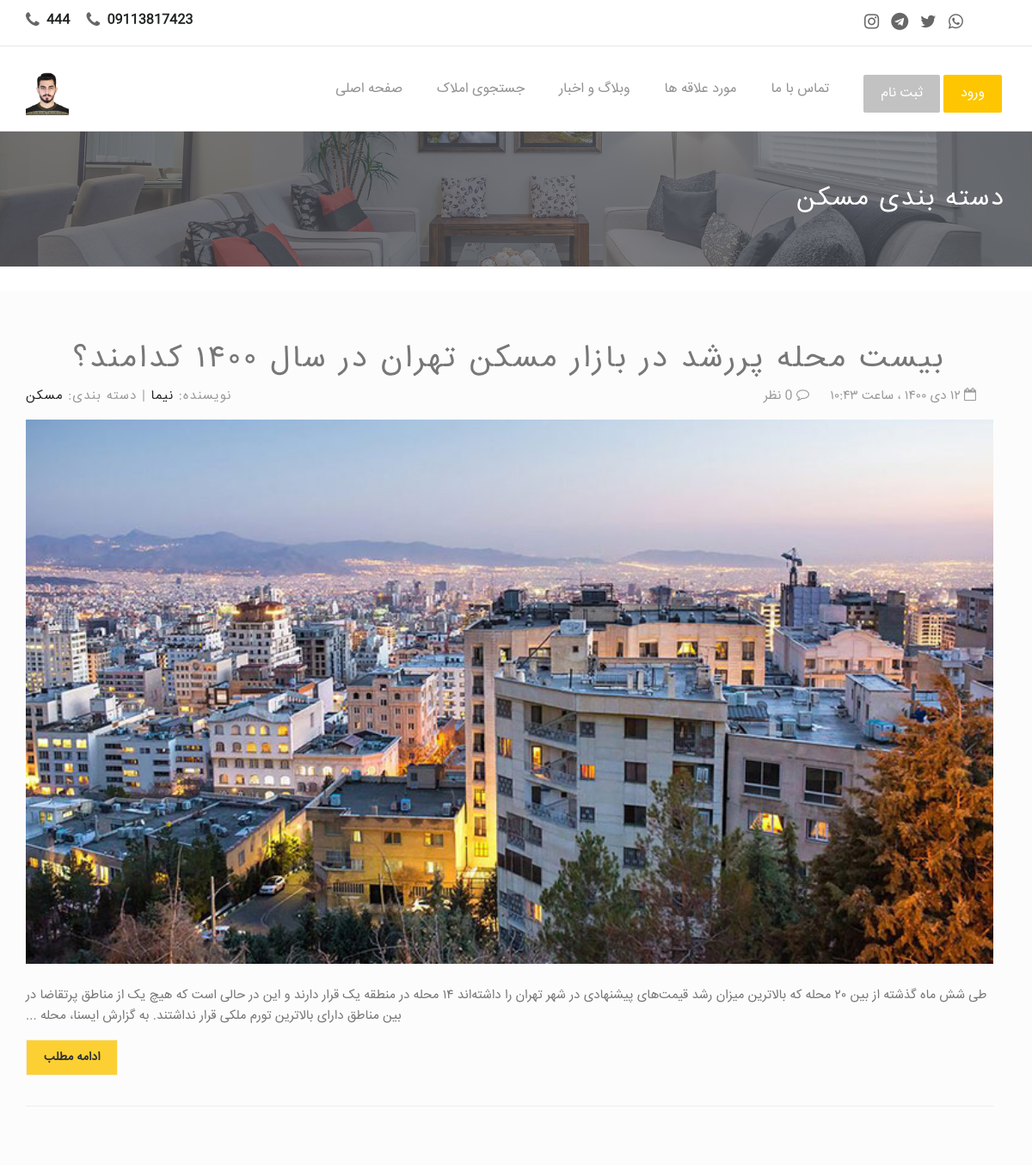
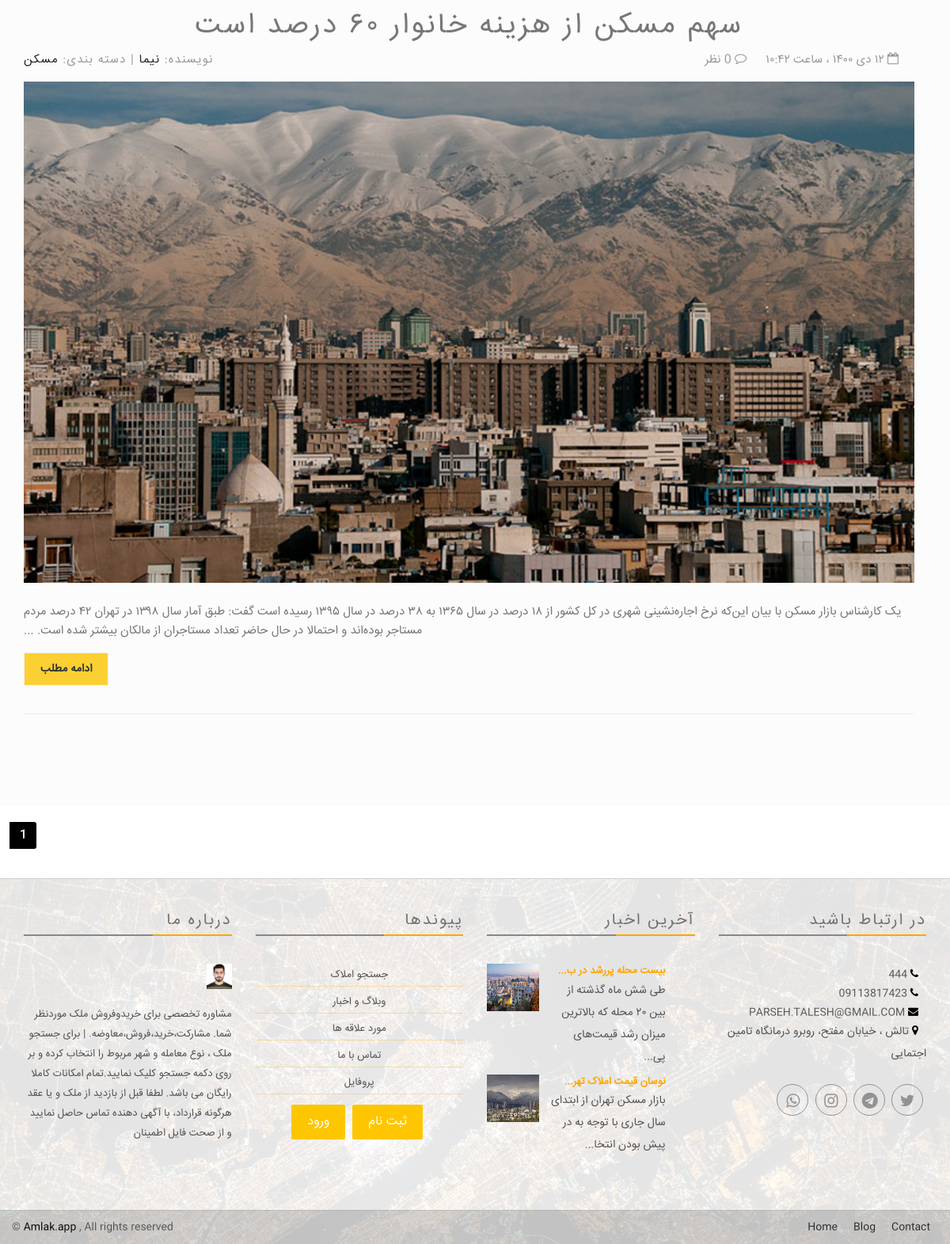
The app's page /blog/category/maskan/ with its own data (2 pictures, top to bottom).
### app/models.py (models this page shows, shortened)
class Settings(models.Model):
  title = models.CharField(max_length=100, verbose_name = "عنوان")
  title_below = models.CharField(max_length=300 , null=True, blank=True , verbose_name = "متن زیر عنوان")
  introduction_text = models.TextField(max_length=2000 , null=True, blank=True , verbose_name = "متن معرفی" )
  contact_page_text = models.TextField(max_length=2000 , null=True, blank=True , verbose_name = "متن صفحه تماس با ما")
  experts_number = models.IntegerField(default='1', verbose_name = "تعداد کارشناسان")
  email = models.EmailField(max_length=200 , null=True , blank=True , verbose_name = "ایمیل")
  address = models.CharField(max_length=300 , null=True , blank=True , verbose_name = "آدرس")
  phone1 = models.CharField(max_length=20 , null=True , blank=True , verbose_name = "تلفن ۱")
  phone2 = models.CharField(max_length=20 , null=True , blank=True , verbose_name = "تلفن ۲")
  whatsapp_number = models.CharField(max_length=20 , null=True , blank=True , verbose_name = "شماره واتساپ")
  instagram = models.URLField(max_length=500, null=True, blank=True, verbose_name = "لینک اینستاگرام")
  telegram = models.URLField(max_length=500, null=True, blank=True, verbose_name = "لینک تلگرام")
  twitter = models.URLField(max_length=500, null=True, blank=True, verbose_name = "لینک توییتر")
  whatsapp = models.URLField(max_length=500, null=True, blank=True, verbose_name = "لینک واتس اپ")
  lat_long = models.CharField(max_length=50 , null=True , blank=True , verbose_name = "lat & long")
  logo = models.ImageField(default='logo.png', upload_to='logo', null=True, blank=True, verbose_name = "لوگو")
  header_image = models.ImageField(default='header.png', upload_to='header', null=True, blank=True, verbose_name = "تصویر سربرگ (header)")
  class Meta:
      verbose_name = "تنظیمات"
      verbose_name_plural = "تنظیمات"

### blogApp/models.py (models this page shows, shortened)
class Categories(models.Model):
    categoryname = models.CharField(max_length=255)
    slug = models.CharField(max_length=255, verbose_name="نشانی پیوند (link)")
    def __str__(self):
        return self.categoryname
    class Meta:
      verbose_name = "دسته بندی"
      verbose_name_plural = "دسته بندی ها"

class Post(models.Model):
    title = models.CharField(max_length=255, verbose_name="عنوان")
    slug = models.SlugField(max_length=255, null=True, blank=True, verbose_name="نشانی پیوند (link)")
    author = models.ForeignKey(User, on_delete=models.CASCADE, verbose_name="نویسنده")
    img = models.ImageField(upload_to='blog', null=True, verbose_name="تصویر")
    body = RichTextField(blank=False, null=True, verbose_name="متن")
    comments = models.ManyToManyField(PostComment, blank=True, verbose_name="نظرات")
    post_date = models.DateTimeField(auto_now_add=True)
    category = models.ForeignKey(Categories, null=True, on_delete=models.PROTECT, related_name='category_set', verbose_name="دسته بندی")
    def j_post_date(self):
        return jalali_converter(self.post_date)
    class Meta:
      verbose_name = "پست"
      verbose_name_plural = "پست ها"

### blogApp/views.py (the view)
# urls.py: path('category/<slug>/', views.CategoryView, name="category"),
def CategoryView(request, slug):
    category = get_object_or_404(models.Categories, slug=slug)
    if Categories.objects.filter(slug=slug).exists():
        category_posts = Post.objects.filter(category=category).order_by('-post_date')
        cat_list = Categories.objects.all()
        latestpost_list = Post.objects.all().order_by('-post_date')[:3]
        paginator = Paginator(category_posts, 2)
        page = request.GET.get('page')
        category_posts = paginator.get_page(page)
        return render(request, 'category_list.html', {'cats':category, 'category_posts':category_posts, 'cat_list': cat_list, 'latestpost_list':latestpost_list})
    else:
        raise Http404

### templates/category_list.html (shortened to what this page needs)
{% extends 'base.html' %}
{% block content %}
<div style="background:#494C53 url({{ settings.header_image.url }}) no-repeat scroll center top / cover; color:#FFF; position: relative; min-height: 140px; ">
    <div class="container">
        <div class="row" dir="rtl" align="right">
            <div class="page-head-content">
                <h1 class="page-title"> دسته بندی {{cats}}  </h1>
            </div>
        </div>
    </div>
</div>
<br>
<div class="content-area blog-page padding-top-40" style="background-color: #FCFCFC; padding-bottom: 55px;">
    <div class="container">
        <div class="row">
            <div class="blog-lst col-md-12 pl0">
               {% for post in category_posts %}
                <section class="post">
                    <div class="text-center padding-b-50">
                        <h2 class="wow fadeInLeft animated" dir="rtl"> {{post.title}} </h2>
                    </div>
                    <div class="row">
                        <div class="col-sm-6">
                            <p class="author-category">
                                نویسنده:  <a href="#"> {{post.author.first_name}} </a> |
                                دسته بندی:  <a href="#"> {{post.category}} </a>
                            </p>
                        </div>
                        <div class="col-sm-6 right">
                            <p class="date-comments" dir="rtl">
                                <a href="#"><i class="fa fa-calendar-o"></i> {{post.j_post_date }} </a>
                                <a href="#"><i class="fa fa-comment-o"></i> {{ post.comments.all.count }} نظر</a>
                            </p>
                        </div>
                    </div>
                    <div class="image wow fadeInLeft animated">
                        <a href="single.html">
                            <img src="{{post.img.url}}" class="img-responsive" alt="Example blog post alt">
                        </a>
                    </div>
                    <div dir="rtl" align="right">
                      <p class="intro"> {{post.body | slice:':250' | safe}}... </p>
                    </div>
                    <p dir="rtl" align="left">
                        <a href="{% url 'blog-detail' post.slug %}" class="btn btn-default btn-border"> ادامه مطلب </a>
                    </p>
                    <hr>
                </section>
               {% endfor %}
            </div>
        </div>
    </div>
</div>
<nav aria-label="...">
  <ul class="pagination">
    {% for num in category_posts.paginator.page_range %}
      {% if num == category_posts.number %}
        <li class="page-item active"><a class="page-link" style="color:#ffffff; background-color: black; border-color: black;" href="?page={{num}}">{{num}}</a></li>
      {% elif num > category_posts.number|add:'-2' and num < category_posts.number|add:'2' %}
        <li class="page-item"><a class="page-link" style="color:black" href="?page={{num}}">{{num}}</a></li>
      {% endif %}
    {% endfor %}
  </ul>
</nav>
{% endblock %}

### templates/base.html (shortened to what this page needs)
{% load static %}
{% load bootstrap %}
<!DOCTYPE html>
<html class="no-js">
<head>
  <link rel="stylesheet" href="{% static 'assets/css/normalize.css' %}">
  <link rel="stylesheet" href="{% static 'assets/css/font-awesome.min.css' %}">
  <link rel="stylesheet" href="{% static 'assets/css/fontello.css">
  <link href="{% static 'assets/fonts/icon-7-stroke/css/pe-icon-7-stroke.css' %}" rel="stylesheet">
  <link href="{% static 'assets/fonts/icon-7-stroke/css/helper.css' %}" rel="stylesheet">
  <link href="{% static 'assets/css/animate.css' %}" rel="stylesheet" media="screen">
  <link rel="stylesheet" href="{% static 'assets/css/bootstrap-select.min.css' %}">
  <link rel="stylesheet" href="{% static 'bootstrap/css/bootstrap.min.css' %}">
  <link rel="stylesheet" href="{% static 'assets/css/icheck.min_all.css' %}">
  <link rel="stylesheet" href="{% static 'assets/css/price-range.css' %}">
  <link rel="stylesheet" href="{% static 'assets/css/owl.carousel.css' %}">
  <link rel="stylesheet" href="{% static 'assets/css/owl.theme.css' %}">
  <link rel="stylesheet" href="{% static 'assets/css/owl.transitions.css' %}">
  <link rel="stylesheet" href="{% static 'assets/css/style.css' %}">
  <link rel="stylesheet" href="{% static 'assets/css/responsive.css' %}">
  <link rel="stylesheet" href="https://cdnjs.cloudflare.com/ajax/libs/font-awesome/4.7.0/css/font-awesome.min.css">
</head>
<body>
  <div class="header-connect">
  		<div class="container">
  				<div class="row">
  						<div class="col-md-5 col-sm-8  col-xs-12">
  								<div class="header-half header-call">
  										<p>
  												<span> <i class="fa fa-phone"></i> <a href="tel:{{ settings.phone1 }}"> {{ settings.phone1 }} </a> </span>
                          <span> <i class="fa fa-phone"></i> <a href="tel:{{ settings.phone2 }}"> {{ settings.phone2 }} </a> </span>
  										</p>
  								</div>
  						</div>
  						<div class="col-md-2 col-md-offset-5  col-sm-3 col-sm-offset-1  col-xs-12">
  								<div class="header-half header-social">
  										<ul class="list-inline">
                          <li><a href="{{ settings.instagram }}"><i class="fa fa-instagram" style="font-size:20px"></i></a></li>
                          <li><a href="{{ settings.telegram }}"><i class="fa fa-telegram" style="font-size:20px"></i></a></li>
  												<li><a href="{{ settings.twitter }}"><i class="fa fa-twitter" style="font-size:20px"></i></a></li>
  												<li><a href="{{ settings.whatsapp }}"><i class="fa fa-whatsapp" style="font-size:20px"></i></a></li>
  										</ul>
  								</div>
  						</div>
  				</div>
  		</div>
  </div>
  <nav class="navbar navbar-default ">
  		<div class="container">
  				<div class="navbar-header">
  						<a class="navbar-brand" href="{% url 'app:home' %}"><img src="{{ settings.logo.url }}" style="max-height:50px;" alt="{{ settings.title }}"></a>
  				</div>
  				<div class="collapse navbar-collapse yamm" id="navigation">
  						<div class="button navbar-right">
                {% if user.is_authenticated %}
                <button class="navbar-btn nav-button wow fadeInRight" onclick=" window.location.replace('{% url 'logout' %}')" data-wow-delay="0.5s"> خروج </button>
                <button class="navbar-btn nav-button wow fadeInRight login" onclick=" window.location.replace('{% url 'app:profile' %}')" data-wow-delay="0.5s"> پروفایل </button>
                {% else %}
                <button class="navbar-btn nav-button wow bounceInRight" onclick="window.location.replace('{% url 'register' %}')" data-wow-delay="0.4s"> ثبت نام </button>
                <button class="navbar-btn nav-button wow fadeInRight login" onclick=" window.location.replace('{% url 'login' %}')" data-wow-delay="0.5s"> ورود </button>
                {% endif %}
  						</div>
  						<ul class="main-nav nav navbar-nav navbar-right">
  								<li class="wow fadeInDown" data-wow-delay="0.1s"><a class="" href="{% url 'app:home' %}"> صفحه اصلی </a> </li>
  								<li class="wow fadeInDown" data-wow-delay="0.1s"><a class="" href="{% url 'app:items' %}"> جستجوی املاک </a></li>
  								<li class="wow fadeInDown" data-wow-delay="0.1s"><a class="" href="/blog"> وبلاگ و اخبار  </a></li>
  								<li class="wow fadeInDown" data-wow-delay="0.1s"><a class="" href="{% url 'app:favs' %}"> مورد علاقه ها  </a></li>
  								<li class="wow fadeInDown" data-wow-delay="0.4s"><a href="{% url 'app:contact' %}"> تماس با ما </a></li>
  						</ul>
  				</div>
  		</div>
  </nav>
{% block content %}{% endblock content %}
    <div class="footer-area">
    		<div class=" footer">
    				<div class="container">
    						<div class="row" align="right">
    								<div class="col-md-3 col-sm-6 wow fadeInRight animated">
    										<div class="single-footer">
    												<h4> درباره ما </h4>
    												<div class="footer-title-line"></div>
    												<img src="{{ settings.logo.url }}" alt="{{ settings.title }}" class="wow pulse" data-wow-delay="1s">
    												<p dir="rtl"> {{ settings.title_below }} </p>
    										</div>
    								</div>
    								<div class="col-md-3 col-sm-6 wow fadeInRight animated">
    										<div class="single-footer">
    												<h4> پیوندها  </h4>
    												<div class="footer-title-line"></div>
    												<ul class="footer-menu" dir="rtl" align="center">
    														<li><a href="{% url 'app:items' %}"> جستجو املاک </a></li>
    														<li><a href="/blog"> وبلاگ و اخبار </a></li>
    														<li><a href="{% url 'app:favs' %}"> مورد علاقه ها </a></li>
    														<li><a href="{% url 'app:contact' %}">  تماس با ما  </a></li>
    														<li><a href="{% url 'app:profile' %}"> پروفایل </a>  </li>
                                <button class="navbar-btn nav-button wow bounceInRight login" onclick="window.location.replace('{% url 'register' %}')" data-wow-delay="0.4s"> ثبت نام </button>
                                <button class="navbar-btn nav-button wow fadeInRight login" onclick=" window.location.replace('{% url 'login' %}')" data-wow-delay="0.5s"> ورود </button>
    												</ul>
    										</div>
    								</div>
    								<div class="col-md-3 col-sm-6 wow fadeInRight animated">
    										<div class="single-footer">
    												<h4> آخرین اخبار </h4>
    												<div class="footer-title-line"></div>
    												<ul class="footer-blog">
                            {% for post in footer_latestpost_list %}
    														<li dir="rtl">
    																<div class="col-md-3 blg-thumb p0">
    																		<a href="{% url 'blog-detail' post.slug %}"> <img src="{{post.img.url}}"> </a>
    																</div>
    																<div class="col-md-8  col-sm-8 col-xs-8  blg-entry">
    																		<h6> <a href="{% url 'blog-detail' post.slug %}"> {{ post.title | slice:':20' | safe}}... </a></h6>
    																		{{post.body | slice:':65' | safe}}...
    																</div>
    														</li> <br>
                            {% endfor %}
    												</ul>
    										</div>
    								</div>
    								<div class="col-md-3 col-sm-6 wow fadeInRight animated">
    										<div class="single-footer news-letter">
    												<h4> در ارتباط باشید </h4>
    												<div class="footer-title-line"></div>
                            <ul class="footer-adress" dir="rtl">
                                <li> <a href="tel:{{ settings.phone1 }}"> <i class="fa fa-phone"></i> {{ settings.phone1 }} </a> </li>
                                <li> <a href="tel:{{ settings.phone2 }}"> <i class="fa fa-phone"></i> {{ settings.phone2 }} </a> </li>
                                <li> <a href="mailto:{{ settings.email }}"> <i class="fa fa-envelope"> </i> {{ settings.email }} </a> </li>
                                <li> <i class="fa fa-map-marker"> </i> {{ settings.address }} </li>
                            </ul>
                            <br>
    												<div class="social pull-right">
    														<ul>
    																<li><a class="wow fadeInUp animated" href="{{ settings.whatsapp }}"><i class="fa fa-whatsapp"></i></a></li>
    																<li><a class="wow fadeInUp animated" href="{{ settings.instagram }}" data-wow-delay="0.3s"><i class="fa fa-instagram"></i></a></li>
    																<li><a class="wow fadeInUp animated" href="{{ settings.telegram }}" data-wow-delay="0.4s"><i class="fa fa-telegram"></i></a></li>
    																<li><a class="wow fadeInUp animated" href="{{ settings.twitter }}" data-wow-delay="0.5s"><i class="fa fa-twitter"></i></a></li>
    														</ul>
    												</div>
    										</div>
    								</div>
    						</div>
    				</div>
    		</div>
    		<div class="footer-copy text-center">
    				<div class="container">
    						<div class="row">
    								<div class="pull-left">
    										<span> &#169; <a href="https://www.Amlak.app">Amlak.app</a> , All rights reserved </span>
    								</div>
    								<div class="bottom-menu pull-right">
    										<ul>
    												<li><a class="wow fadeInUp animated" href="{% url 'app:home' %}" data-wow-delay="0.2s">Home</a></li>
    												<li><a class="wow fadeInUp animated" href="/blog" data-wow-delay="0.4s">Blog</a></li>
    												<li><a class="wow fadeInUp animated" href="{% url 'app:contact' %}" data-wow-delay="0.6s">Contact</a></li>
    										</ul>
    								</div>
    						</div>
    				</div>
    		</div>
    </div>
</body>
</html>

### records on screen
Settings: phone1 "444", phone2 "09113817423", logo (picture), header_image (picture), title_below "مشاوره تخصصی برای خریدوفروش ملک موردنظر شما. مشارکت،خرید،فروش،معاوضه. | برای جستجو ملک ، نوع معامله و شهر مربوط را انتخاب کرده و بر روی دکمه جستجو کلیک نمایید.تمام امکانات کاملا رایگان می باشد. لطفا قبل از بازدید از ملک و یا عقد هرگونه قرارداد، با آگهی دهنده تماس حاصل نمایید و از صحت فایل اطمینان", email "PARSEH.TALESH@GMAIL.COM", address "تالش ، خیابان مفتح، روبرو درمانگاه تامین اجتمایی"
Categories: categoryname "مسکن"
Post: title "بیست محله پررشد در بازار مسکن تهران در سال ۱۴۰۰ کدامند؟", author.first_name "نیما", category "مسکن", img (picture), body "طی شش ماه گذشته از بین ۲۰ محله که بالاترین میزان رشد قیمت‌های پیشنهادی در شهر تهران را داشته‌اند ۱۴ محله در منطقه یک قرار دارند و این در حالی است که هیچ یک از مناطق پرتقاضا در بین مناطق دارای بالاترین تورم ملکی قرار نداشتند. به گزارش ایسنا، محله", title "بیست محله پررشد در ب", body "طی شش ماه گذشته از بین ۲۰ محله که بالاترین میزان رشد قیمت‌های پی"
Post: title "سهم مسکن از هزینه خانوار ۶۰ درصد است", author.first_name "نیما", category "مسکن", img (picture), body "یک کارشناس بازار مسکن با بیان این‌که نرخ اجاره‌نشینی شهری در کل کشور از ۱۸ درصد در سال ۱۳۶۵ به ۳۸ درصد در سال ۱۳۹۵ رسیده است گفت: طبق آمار سال ۱۳۹۸ در تهران ۴۲ درصد مردم مستاجر بوده‌اند و احتمالا در حال حاضر تعداد مستاجران از مالکان بیشتر شده است."
Post: img (picture), title "نوسان قیمت املاک تهر", body "بازار مسکن تهران از ابتدای سال جاری با توجه به در پیش بودن انتخا"

### other values on screen
{{ num }} "1"
